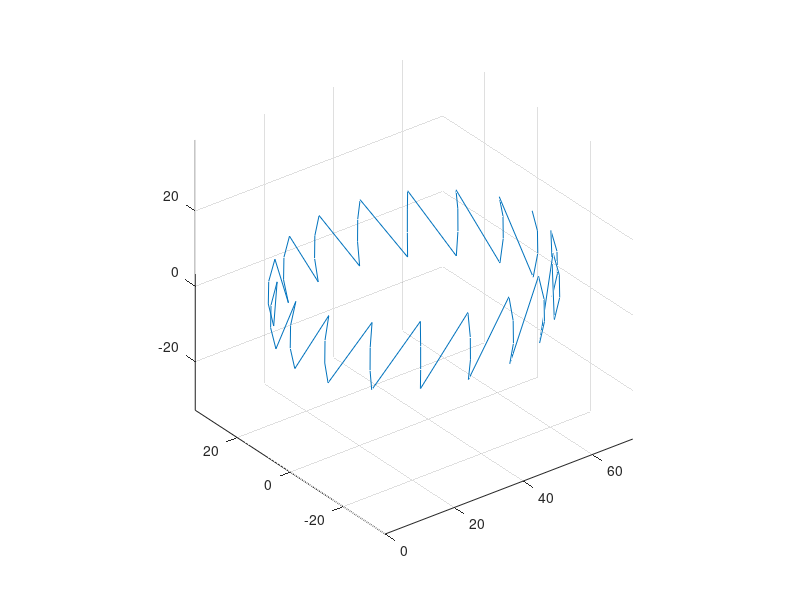
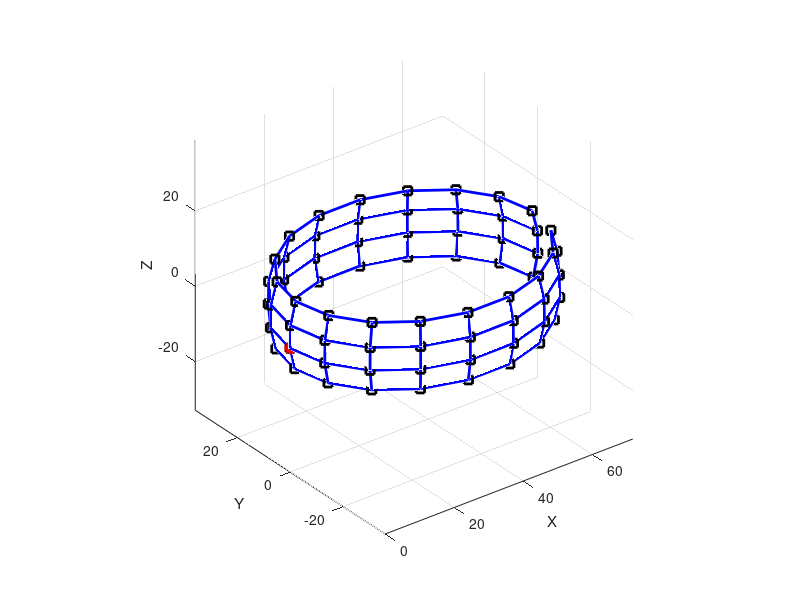

These charts were generated, in order, by the following MATLAB code:
clear;
close all;

scale = 30;
a = 1.2*scale;
b = 1*scale;
c = 1*scale;

%phi = [0:.2:pi pi]';
phi = [pi/2.5:.2:pi-pi/2.5]';
step = (2*pi)/18;
teta = 0:step:2*pi-step;

x = a*sin(phi)*cos(teta);
y = b*sin(phi)*sin(teta);
z = c*cos(phi)*ones(size(teta));

S = [x(:) y(:) z(:)]';

naval = S(:,end/2+3);

S = S - naval*ones(1,size(S,2));
x = x - naval(1);
y = y - naval(2);
z = z - naval(3);

% I = find(S(3,:)<10);
% S = S(:,I);
% I = find(S(3,:)>-8);
% S = S(:,I);

% I = find(z<10);
% [k1,k2] = ind2sub(size(z),I);
% z = z(k1,k2);
% y = y(k1,k2);
% x = x(k1,k2);

% I = find(z>-8);
% [k1,k2] = ind2sub(size(z),I);
% z = z(k1,k2);
% y = y(k1,k2);
% x = x(k1,k2);


plot3(S(1,:),S(2,:),S(3,:));
grid
axis equal
%axis square

% C = hadamard(2^k);
figure;
h = mesh(x,y,z);
set(h,'LineWidth',2);
% alpha(.7);
%shading interp
%colormap pink
colormap([0 0 1]);
axis equal
hold on;
%plot3(S(1,:),S(2,:),S(3,:),'b');
plot3(S(1,:),S(2,:),S(3,:),'ks','LineWidth',2);
plot3(0,0,0,'ro','LineWidth',3);
xlabel('X');
ylabel('Y');
zlabel('Z');
%grid off;

%axis square

% % % k = 5;
% % % n = 2^k-1;
% % % theta = pi*(-n:2:n)/n;
% % % phi = (pi/2)*(-n:2:n)'/n;
% % %
% % % % % phi = [0:.3:pi]';
% % % % % step = (2*pi)/50;
% % % % % theta = 0:step:2*pi-step;
% % % % %
% % % X = a*cos(phi)*cos(theta);
% % % Y = b*cos(phi)*sin(theta);
% % % Z = c*sin(phi)*ones(size(theta));
% % % colormap([0 0 0;1 1 1])
% % % C = hadamard(2^k);
% % % surf(X,Y,Z,C)
% % % axis square